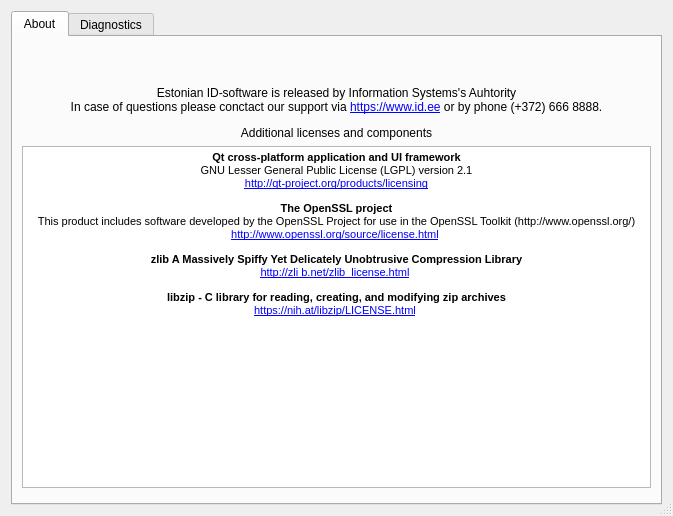
<?xml version="1.0" encoding="UTF-8"?>
<ui version="4.0">
 <class>AboutDialog</class>
 <widget class="QDialog" name="AboutDialog">
  <property name="geometry">
   <rect>
    <x>0</x>
    <y>0</y>
    <width>673</width>
    <height>516</height>
   </rect>
  </property>
  <property name="windowTitle">
   <string>About</string>
  </property>
  <property name="sizeGripEnabled">
   <bool>true</bool>
  </property>
  <layout class="QVBoxLayout" name="mainLayout">
   <item>
    <widget class="QTabWidget" name="tabWidget">
     <property name="currentIndex">
      <number>0</number>
     </property>
     <property name="elideMode">
      <enum>Qt::ElideMiddle</enum>
     </property>
     <widget class="QWidget" name="aboutTab">
      <attribute name="title">
       <string>About</string>
      </attribute>
      <layout class="QVBoxLayout" name="aboutLayout">
       <item>
        <widget class="QLabel" name="elLogo">
         <property name="pixmap">
          <pixmap resource="../../../images/images.qrc">:/images/EL_Regionaalareng_horisontaal.png</pixmap>
         </property>
         <property name="alignment">
          <set>Qt::AlignCenter</set>
         </property>
        </widget>
       </item>
       <item>
        <widget class="QLabel" name="version">
         <property name="textFormat">
          <enum>Qt::RichText</enum>
         </property>
         <property name="alignment">
          <set>Qt::AlignCenter</set>
         </property>
         <property name="openExternalLinks">
          <bool>true</bool>
         </property>
         <property name="textInteractionFlags">
          <set>Qt::TextBrowserInteraction</set>
         </property>
        </widget>
       </item>
       <item>
        <widget class="QLabel" name="label">
         <property name="text">
          <string>&lt;p&gt;Estonian ID-software is released by Information Systems's Auhtority&lt;br /&gt;
In case of questions please conctact our support via &lt;a href=&quot;https://www.id.ee&quot;&gt;https://www.id.ee&lt;/a&gt; or by phone (+372) 666 8888.&lt;/p&gt;
Additional licenses and components</string>
         </property>
         <property name="alignment">
          <set>Qt::AlignCenter</set>
         </property>
         <property name="wordWrap">
          <bool>true</bool>
         </property>
        </widget>
       </item>
       <item>
        <widget class="QTextBrowser" name="licenses">
         <property name="readOnly">
          <bool>true</bool>
         </property>
         <property name="html">
          <string notr="true">&lt;!DOCTYPE HTML PUBLIC &quot;-//W3C//DTD HTML 4.0//EN&quot; &quot;http://www.w3.org/TR/REC-html40/strict.dtd&quot;&gt;
&lt;html&gt;&lt;head&gt;&lt;meta name=&quot;qrichtext&quot; content=&quot;1&quot; /&gt;&lt;style type=&quot;text/css&quot;&gt;
p, li { white-space: pre-wrap; }
&lt;/style&gt;&lt;/head&gt;&lt;body style=&quot; font-family:'MS Shell Dlg 2'; font-size:8.25pt; font-weight:400; font-style:normal;&quot;&gt;
&lt;p align=&quot;center&quot; style=&quot; margin-top:12px; margin-bottom:12px; margin-left:0px; margin-right:0px; -qt-block-indent:0; text-indent:0px;&quot;&gt;&lt;span style=&quot; font-weight:600;&quot;&gt;Qt cross-platform application and UI framework&lt;/span&gt;&lt;br /&gt;GNU Lesser General Public License (LGPL) version 2.1&lt;br /&gt;&lt;a href=&quot;http://qt-project.org/products/licensing&quot;&gt;&lt;span style=&quot; text-decoration: underline; color:#0000ff;&quot;&gt;http://qt-project.org/products/licensing&lt;/span&gt;&lt;/a&gt;&lt;/p&gt;
&lt;p align=&quot;center&quot; style=&quot; margin-top:12px; margin-bottom:12px; margin-left:0px; margin-right:0px; -qt-block-indent:0; text-indent:0px;&quot;&gt;&lt;span style=&quot; font-weight:600;&quot;&gt;The OpenSSL project&lt;/span&gt;&lt;br /&gt;This product includes software developed by the OpenSSL Project for use in the OpenSSL Toolkit (http://www.openssl.org/)&lt;br /&gt;&lt;a href=&quot;http://www.openssl.org/source/license.html&quot;&gt;&lt;span style=&quot; text-decoration: underline; color:#0000ff;&quot;&gt;http://www.openssl.org/source/license.html&lt;/span&gt;&lt;/a&gt; &lt;/p&gt;
&lt;p align=&quot;center&quot; style=&quot; margin-top:12px; margin-bottom:12px; margin-left:0px; margin-right:0px; -qt-block-indent:0; text-indent:0px;&quot;&gt;&lt;span style=&quot; font-weight:600;&quot;&gt;zlib A Massively Spiffy Yet Delicately Unobtrusive Compression Library&lt;/span&gt;&lt;br /&gt;&lt;a href=&quot;http://zlib.net/zlib_license.html&quot;&gt;&lt;span style=&quot; text-decoration: underline; color:#0000ff;&quot;&gt;http://zli b.net/zlib_license.html&lt;/span&gt;&lt;/a&gt; &lt;/p&gt;
&lt;p align=&quot;center&quot; style=&quot; margin-top:12px; margin-bottom:12px; margin-left:0px; margin-right:0px; -qt-block-indent:0; text-indent:0px;&quot;&gt;&lt;span style=&quot; font-weight:600;&quot;&gt;libzip - C library for reading, creating, and modifying zip archives&lt;/span&gt;&lt;br /&gt;&lt;a href=&quot;http://www.openssl.org/source/license.html&quot;&gt;&lt;span style=&quot; text-decoration: underline; color:#0000ff;&quot;&gt;https://nih.at/libzip/LICENSE.html&lt;/span&gt;&lt;/a&gt; &lt;/p&gt;&lt;/body&gt;&lt;/html&gt;</string>
         </property>
         <property name="openExternalLinks">
          <bool>true</bool>
         </property>
        </widget>
       </item>
       <item>
        <widget class="QDialogButtonBox" name="buttonBox">
         <property name="standardButtons">
          <set>QDialogButtonBox::NoButton</set>
         </property>
        </widget>
       </item>
      </layout>
     </widget>
     <widget class="QWidget" name="diagnosticsTab">
      <attribute name="title">
       <string>Diagnostics</string>
      </attribute>
      <layout class="QVBoxLayout" name="diagnosticsLayout">
       <item>
        <widget class="QTextBrowser" name="diagnostics"/>
       </item>
       <item>
        <widget class="QDialogButtonBox" name="buttonBox1">
         <property name="standardButtons">
          <set>QDialogButtonBox::Close|QDialogButtonBox::Save</set>
         </property>
        </widget>
       </item>
      </layout>
     </widget>
    </widget>
   </item>
  </layout>
 </widget>
 <resources>
  <include location="../../../images/images.qrc"/>
  <include location="images/common_images.qrc"/>
 </resources>
 <connections>
  <connection>
   <sender>buttonBox1</sender>
   <signal>rejected()</signal>
   <receiver>AboutDialog</receiver>
   <slot>reject()</slot>
   <hints>
    <hint type="sourcelabel">
     <x>423</x>
     <y>482</y>
    </hint>
    <hint type="destinationlabel">
     <x>670</x>
     <y>55</y>
    </hint>
   </hints>
  </connection>
  <connection>
   <sender>buttonBox1</sender>
   <signal>accepted()</signal>
   <receiver>AboutDialog</receiver>
   <slot>saveDiagnostics()</slot>
   <hints>
    <hint type="sourcelabel">
     <x>460</x>
     <y>481</y>
    </hint>
    <hint type="destinationlabel">
     <x>667</x>
     <y>402</y>
    </hint>
   </hints>
  </connection>
  <connection>
   <sender>buttonBox</sender>
   <signal>rejected()</signal>
   <receiver>AboutDialog</receiver>
   <slot>reject()</slot>
   <hints>
    <hint type="sourcelabel">
     <x>376</x>
     <y>472</y>
    </hint>
    <hint type="destinationlabel">
     <x>376</x>
     <y>257</y>
    </hint>
   </hints>
  </connection>
 </connections>
 <slots>
  <slot>saveDiagnostics()</slot>
 </slots>
</ui>
